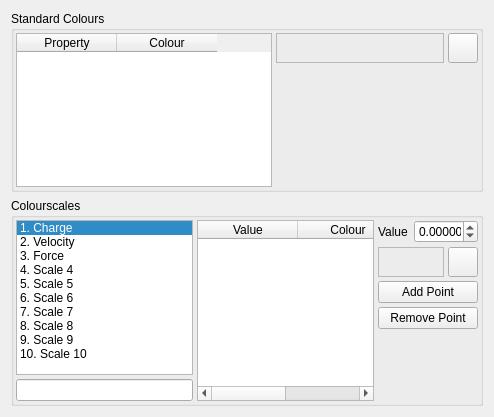
     <widget class="QWidget" name="ColoursTab" >
      <property name="geometry" >
       <rect>
        <x>0</x>
        <y>0</y>
        <width>494</width>
        <height>417</height>
       </rect>
      </property>
      <attribute name="title" >
       <string>Colours</string>
      </attribute>
      <attribute name="icon" >
       <iconset resource="icons.qrc" >
        <normaloff>:/basic/icons/basic_colour.svg</normaloff>:/basic/icons/basic_colour.svg</iconset>
      </attribute>
      <layout class="QVBoxLayout" name="verticalLayout" >
       <item>
        <widget class="QGroupBox" name="ColourGroup" >
         <property name="sizePolicy" >
          <sizepolicy vsizetype="Preferred" hsizetype="Minimum" >
           <horstretch>0</horstretch>
           <verstretch>0</verstretch>
          </sizepolicy>
         </property>
         <property name="title" >
          <string>Standard Colours</string>
         </property>
         <layout class="QHBoxLayout" >
          <property name="spacing" >
           <number>4</number>
          </property>
          <property name="margin" >
           <number>2</number>
          </property>
          <item>
           <widget class="QTableWidget" name="StandardColoursTable" >
            <property name="sizePolicy" >
             <sizepolicy vsizetype="Preferred" hsizetype="Preferred" >
              <horstretch>0</horstretch>
              <verstretch>0</verstretch>
             </sizepolicy>
            </property>
            <property name="minimumSize" >
             <size>
              <width>0</width>
              <height>32</height>
             </size>
            </property>
            <property name="editTriggers" >
             <set>QAbstractItemView::NoEditTriggers</set>
            </property>
            <property name="selectionMode" >
             <enum>QAbstractItemView::SingleSelection</enum>
            </property>
            <property name="selectionBehavior" >
             <enum>QAbstractItemView::SelectRows</enum>
            </property>
            <property name="showGrid" >
             <bool>false</bool>
            </property>
            <column>
             <property name="text" >
              <string>Property</string>
             </property>
            </column>
            <column>
             <property name="text" >
              <string>Colour</string>
             </property>
            </column>
           </widget>
          </item>
          <item>
           <layout class="QVBoxLayout" >
            <property name="spacing" >
             <number>6</number>
            </property>
            <property name="margin" >
             <number>0</number>
            </property>
            <item>
             <layout class="QHBoxLayout" >
              <property name="spacing" >
               <number>4</number>
              </property>
              <property name="margin" >
               <number>0</number>
              </property>
              <item>
               <widget class="TColourFrame" name="StandardColoursFrame" >
                <property name="sizePolicy" >
                 <sizepolicy vsizetype="Preferred" hsizetype="Preferred" >
                  <horstretch>0</horstretch>
                  <verstretch>0</verstretch>
                 </sizepolicy>
                </property>
                <property name="minimumSize" >
                 <size>
                  <width>32</width>
                  <height>16</height>
                 </size>
                </property>
                <property name="frameShape" >
                 <enum>QFrame::StyledPanel</enum>
                </property>
                <property name="frameShadow" >
                 <enum>QFrame::Raised</enum>
                </property>
               </widget>
              </item>
              <item>
               <widget class="QPushButton" name="StandardColoursButton" >
                <property name="sizePolicy" >
                 <sizepolicy vsizetype="Preferred" hsizetype="Preferred" >
                  <horstretch>0</horstretch>
                  <verstretch>0</verstretch>
                 </sizepolicy>
                </property>
                <property name="minimumSize" >
                 <size>
                  <width>30</width>
                  <height>30</height>
                 </size>
                </property>
                <property name="maximumSize" >
                 <size>
                  <width>30</width>
                  <height>30</height>
                 </size>
                </property>
                <property name="text" >
                 <string/>
                </property>
                <property name="icon" >
                 <iconset resource="icons.qrc" >
                  <normaloff>:/basic/icons/basic_colour.svg</normaloff>:/basic/icons/basic_colour.svg</iconset>
                </property>
                <property name="autoDefault" >
                 <bool>false</bool>
                </property>
               </widget>
              </item>
             </layout>
            </item>
            <item>
             <spacer>
              <property name="orientation" >
               <enum>Qt::Vertical</enum>
              </property>
              <property name="sizeType" >
               <enum>QSizePolicy::MinimumExpanding</enum>
              </property>
              <property name="sizeHint" stdset="0" >
               <size>
                <width>20</width>
                <height>40</height>
               </size>
              </property>
             </spacer>
            </item>
           </layout>
          </item>
         </layout>
        </widget>
       </item>
       <item>
        <widget class="QGroupBox" name="ColourscalesGroup" >
         <property name="title" >
          <string>Colourscales</string>
         </property>
         <layout class="QHBoxLayout" >
          <property name="spacing" >
           <number>4</number>
          </property>
          <property name="margin" >
           <number>2</number>
          </property>
          <item>
           <layout class="QVBoxLayout" >
            <property name="spacing" >
             <number>4</number>
            </property>
            <property name="margin" >
             <number>0</number>
            </property>
            <item>
             <widget class="QListWidget" name="ScaleList" >
              <property name="sizePolicy" >
               <sizepolicy vsizetype="Preferred" hsizetype="Preferred" >
                <horstretch>9</horstretch>
                <verstretch>0</verstretch>
               </sizepolicy>
              </property>
              <property name="minimumSize" >
               <size>
                <width>128</width>
                <height>0</height>
               </size>
              </property>
              <property name="currentRow" >
               <number>0</number>
              </property>
              <item>
               <property name="text" >
                <string>1. Charge</string>
               </property>
              </item>
              <item>
               <property name="text" >
                <string>2. Velocity</string>
               </property>
              </item>
              <item>
               <property name="text" >
                <string>3. Force</string>
               </property>
              </item>
              <item>
               <property name="text" >
                <string>4. Scale 4</string>
               </property>
              </item>
              <item>
               <property name="text" >
                <string>5. Scale 5</string>
               </property>
              </item>
              <item>
               <property name="text" >
                <string>6. Scale 6</string>
               </property>
              </item>
              <item>
               <property name="text" >
                <string>7. Scale 7</string>
               </property>
              </item>
              <item>
               <property name="text" >
                <string>8. Scale 8</string>
               </property>
              </item>
              <item>
               <property name="text" >
                <string>9. Scale 9</string>
               </property>
              </item>
              <item>
               <property name="text" >
                <string>10. Scale 10</string>
               </property>
              </item>
             </widget>
            </item>
            <item>
             <widget class="QLineEdit" name="ScaleNameEdit" />
            </item>
           </layout>
          </item>
          <item>
           <widget class="QTableWidget" name="ScalePointsTable" >
            <property name="editTriggers" >
             <set>QAbstractItemView::NoEditTriggers</set>
            </property>
            <property name="selectionMode" >
             <enum>QAbstractItemView::SingleSelection</enum>
            </property>
            <property name="selectionBehavior" >
             <enum>QAbstractItemView::SelectRows</enum>
            </property>
            <property name="showGrid" >
             <bool>false</bool>
            </property>
            <column>
             <property name="text" >
              <string>Value</string>
             </property>
            </column>
            <column>
             <property name="text" >
              <string>Colour</string>
             </property>
            </column>
           </widget>
          </item>
          <item>
           <layout class="QVBoxLayout" >
            <property name="spacing" >
             <number>4</number>
            </property>
            <property name="margin" >
             <number>0</number>
            </property>
            <item>
             <layout class="QHBoxLayout" >
              <property name="spacing" >
               <number>6</number>
              </property>
              <property name="margin" >
               <number>0</number>
              </property>
              <item>
               <widget class="QLabel" name="label_5" >
                <property name="text" >
                 <string>Value</string>
                </property>
               </widget>
              </item>
              <item>
               <widget class="QDoubleSpinBox" name="PointValueSpin" >
                <property name="sizePolicy" >
                 <sizepolicy vsizetype="Fixed" hsizetype="Preferred" >
                  <horstretch>0</horstretch>
                  <verstretch>0</verstretch>
                 </sizepolicy>
                </property>
                <property name="minimumSize" >
                 <size>
                  <width>64</width>
                  <height>0</height>
                 </size>
                </property>
                <property name="sizeIncrement" >
                 <size>
                  <width>0</width>
                  <height>0</height>
                 </size>
                </property>
                <property name="decimals" >
                 <number>5</number>
                </property>
                <property name="minimum" >
                 <double>-10000000.000000000000000</double>
                </property>
                <property name="maximum" >
                 <double>10000000.000000000000000</double>
                </property>
               </widget>
              </item>
             </layout>
            </item>
            <item>
             <layout class="QHBoxLayout" >
              <property name="spacing" >
               <number>4</number>
              </property>
              <property name="margin" >
               <number>0</number>
              </property>
              <item>
               <widget class="TColourFrame" name="PointColourFrame" >
                <property name="sizePolicy" >
                 <sizepolicy vsizetype="Preferred" hsizetype="Preferred" >
                  <horstretch>0</horstretch>
                  <verstretch>0</verstretch>
                 </sizepolicy>
                </property>
                <property name="minimumSize" >
                 <size>
                  <width>32</width>
                  <height>16</height>
                 </size>
                </property>
                <property name="frameShape" >
                 <enum>QFrame::StyledPanel</enum>
                </property>
                <property name="frameShadow" >
                 <enum>QFrame::Raised</enum>
                </property>
               </widget>
              </item>
              <item>
               <widget class="QPushButton" name="PointColourButton" >
                <property name="sizePolicy" >
                 <sizepolicy vsizetype="Preferred" hsizetype="Preferred" >
                  <horstretch>0</horstretch>
                  <verstretch>0</verstretch>
                 </sizepolicy>
                </property>
                <property name="minimumSize" >
                 <size>
                  <width>30</width>
                  <height>30</height>
                 </size>
                </property>
                <property name="maximumSize" >
                 <size>
                  <width>30</width>
                  <height>30</height>
                 </size>
                </property>
                <property name="text" >
                 <string/>
                </property>
                <property name="icon" >
                 <iconset resource="icons.qrc" >
                  <normaloff>:/basic/icons/basic_colour.svg</normaloff>:/basic/icons/basic_colour.svg</iconset>
                </property>
                <property name="autoDefault" >
                 <bool>false</bool>
                </property>
               </widget>
              </item>
             </layout>
            </item>
            <item>
             <widget class="QPushButton" name="AddPointButton" >
              <property name="text" >
               <string>Add Point</string>
              </property>
              <property name="autoDefault" >
               <bool>false</bool>
              </property>
             </widget>
            </item>
            <item>
             <widget class="QPushButton" name="RemovePointButton" >
              <property name="text" >
               <string>Remove Point</string>
              </property>
              <property name="autoDefault" >
               <bool>false</bool>
              </property>
             </widget>
            </item>
            <item>
             <spacer>
              <property name="orientation" >
               <enum>Qt::Vertical</enum>
              </property>
              <property name="sizeHint" stdset="0" >
               <size>
                <width>20</width>
                <height>40</height>
               </size>
              </property>
             </spacer>
            </item>
           </layout>
          </item>
         </layout>
        </widget>
       </item>
      </layout>
     </widget>
